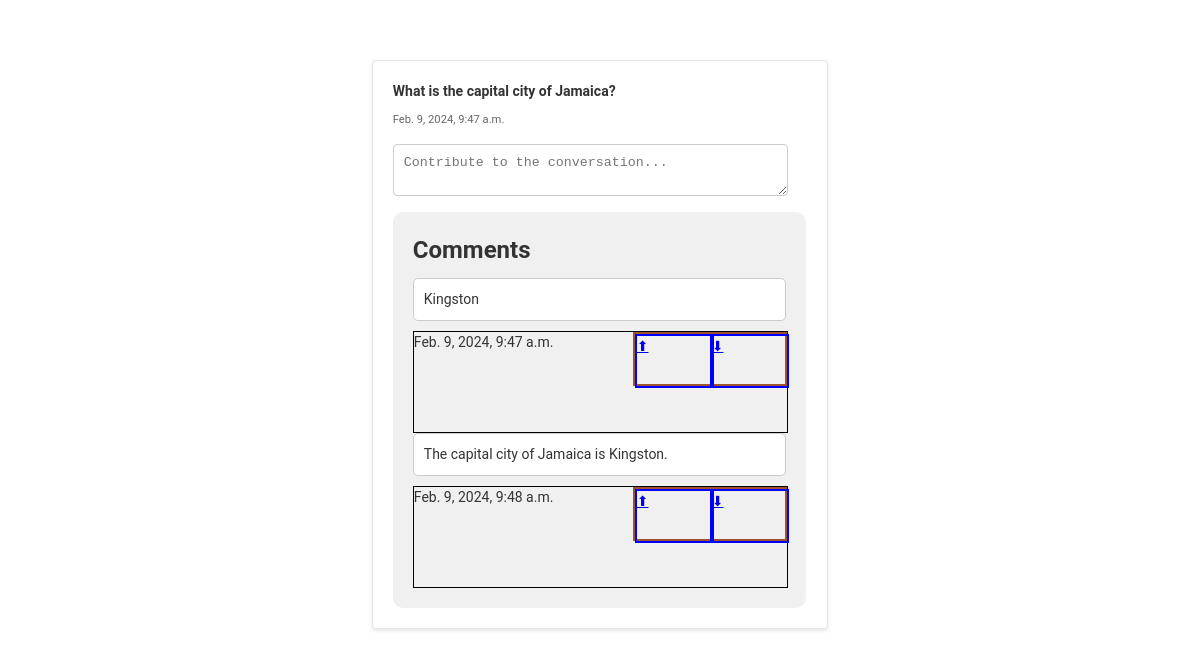
Page /question/2 on the committed database.
### forum/models.py (models this page shows, shortened)
class Question(models.Model):
    question = models.CharField(max_length=256)
    timestamp = models.DateTimeField()

class Comment(models.Model):
    question = models.ForeignKey(Question, on_delete=models.CASCADE)
    comment = models.TextField()
    timestamp = models.DateTimeField()
    upvotes = models.IntegerField(default=0, null=True)
    downvotes = models.IntegerField(default=0, null=True)

### forum/views.py (the view)
# urls.py: path('question/<int:question_id>', views.question, name='question'),
def question(request, question_id):
    try:
        question = Question.objects.get(id=question_id)
        comments = [
            {
                "id": comment.id,
                "comment": comment.comment,
                "timestamp": comment.timestamp,
                "upvotes": comment.upvotes,
            } for comment in Comment.objects.filter(question_id=question_id).order_by('-upvotes')
        ]
        return render(request, 'question.html', {'question': {
            "id": question_id,
            "question": question.question,
            "timestamp": question.timestamp,
            "comments": comments
        }})
    except Question.DoesNotExist:
        return HttpResponse("404 Not Found")
    except Exception as e:
        return HttpResponse(e)

### forum/templates/question.html (shortened to what this page needs)
<!DOCTYPE html>
<html lang="en">
<head>
</head>
<body>
    <div class="container">
        <div class="question">
            {{ question.question }}
        </div>
        <div id="timestamp">
            {{ question.timestamp }}
        </div>
        <div>
            <form id="answerform" name="answerform" action="{% url 'post_comment' question_id=question.id %}"
                method="post">
                <textarea id="comment" name="comment" rows="2" cols="40"
                    placeholder="Contribute to the conversation..."></textarea><br>
            </form>
        </div>
        <div class="comments-container">
            <div class="comments-heading">Comments</div>
            {% for comment in question.comments %}
            <div class="comment">{{ comment.comment }}</div>
            <div class="comment-actions">
                <div class="timestamp">{{ comment.timestamp }}</div>
                <div class="vote-action-container">
                    <a href="{% url 'upvote_comment' question_id=question.id  comment_id=comment.id %}"
                        class="upvote">
                        <div class="vote-action">
                            <span>⬆</span>
                        </div>
                    </a>
                    <a href="#" class="downvote">
                        <div class="vote-action">
                            <span>⬇</span>
                        </div>
                    </a>
                </div>
            </div>
            {% endfor %}
        </div>
    </div>
</body>
</html>

### forum/templates/question.html (style rules this page uses)
.container { background-color: #fff; border: 1px solid #e5e5e5; border-radius: 4px; box-shadow: 0 2px 4px rgba(0, 0, 0, 0.1); padding: 20px; margin-bottom: 20px; width: 35%; margin: auto; margin-top: 60px; }
body { font-family: Roboto, Arial, sans-serif; font-size: 14px; line-height: 1.5; color: #333; }
.question { font-weight: bold; margin-bottom: 10px; }
#timestamp { color: #666; font-size: 0.8em; margin-bottom: 10px; }
form { margin-top: 10px; }
#comment { width: 90%; padding: 10px; margin-top: 5px; border: 1px solid #ccc; border-radius: 4px; resize: vertical; }
.comments-container { background-color: #f0f0f0; padding: 20px; border-radius: 10px; width: 90%; margin-top: 10px; }
.comments-heading { font-size: 24px; font-weight: bold; margin-bottom: 10px; }
.comment { background-color: #fff; border: 1px solid #ccc; padding: 10px; margin-bottom: 10px; border-radius: 5px; }
.comment-actions { width: 100%; height: 100px; border: 1px solid black; display: flex; justify-content: space-between; }
.vote-action-container { width: 150px; height: 50px; display: flex; border: 2px solid sienna; }
.vote-action-container a { width: 50%; }
.vote-action { width: 100%; height: 100%; border: 2px solid blue; }

### rows in the picture
Question: question "What is the capital city of Jamaica?", timestamp "Feb. 9, 2024, 9:47 a.m."
Comment: comment "Kingston", timestamp "Feb. 9, 2024, 9:47 a.m."
Comment: comment "The capital city of Jamaica is Kingston.", timestamp "Feb. 9, 2024, 9:48 a.m."
